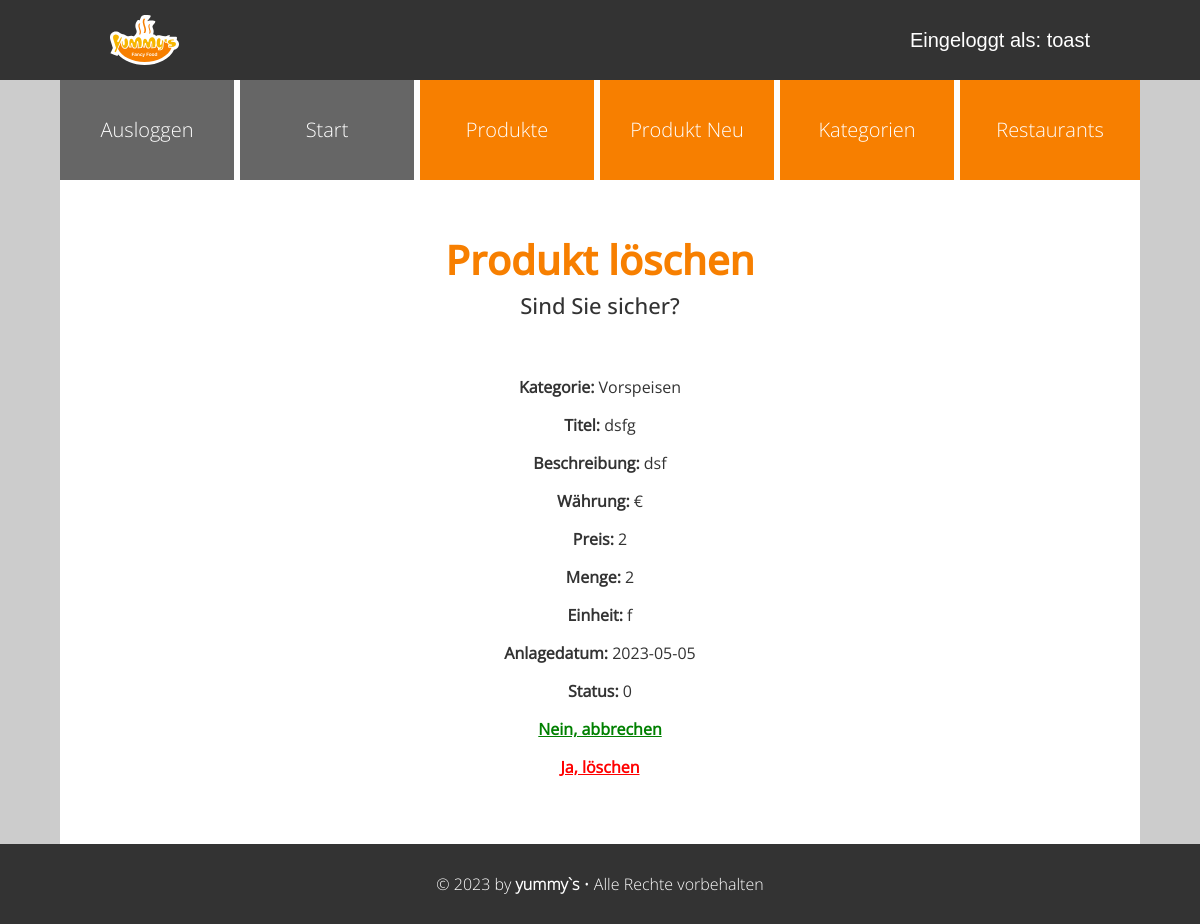
The app's page /admin/produkt_loeschen.php?id=7 (signed in), older data.
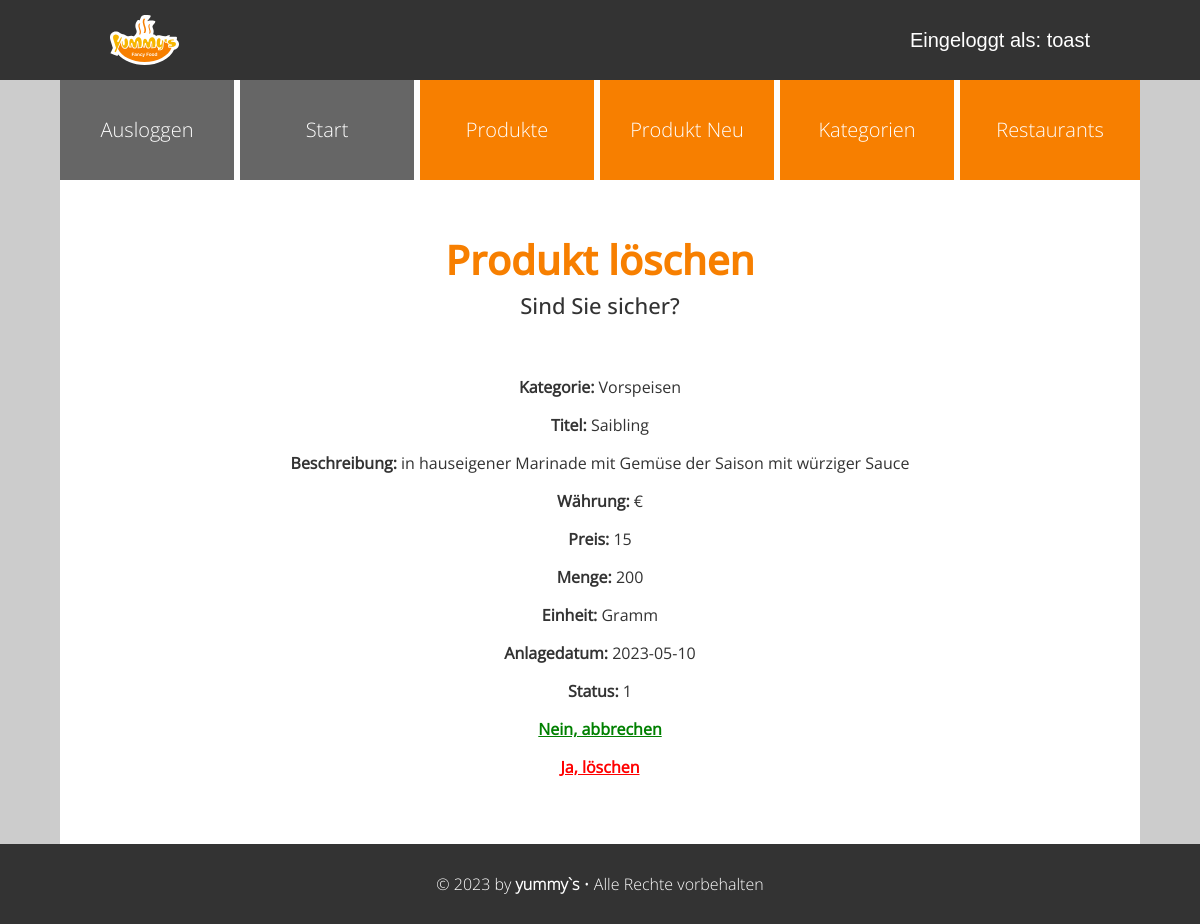
The same page, newer data.
### tables this page shows
CREATE TABLE `produkte` (
  `id` int(10) UNSIGNED NOT NULL,
  `titel` varchar(200) NOT NULL,
  `beschreibung` text NOT NULL,
  `waehrung` varchar(10) NOT NULL,
  `preis` float UNSIGNED NOT NULL,
  `menge` float UNSIGNED NOT NULL,
  `einheit` varchar(50) NOT NULL,
  `anlagedatum` date NOT NULL,
  `aenderungsdatum` date DEFAULT NULL,
  `aktiv` tinyint(1) DEFAULT 0,
  `kategorie_id` int(10) UNSIGNED NOT NULL,
  `restaurant_id` int(10) UNSIGNED DEFAULT NULL,
  `benutzer_id` int(10) UNSIGNED DEFAULT NULL
);

CREATE TABLE `kategorien` (
  `id` int(10) UNSIGNED NOT NULL,
  `bezeichnung` varchar(200) NOT NULL
);

### admin/setup.php (called while the page is built, shortened)
<?php
spl_autoload_register(
    function (string $klasse) {
        $prefix = "WIFI\\JUMMY\\";
        $basis = __DIR__ . "/Klassen/";
        $laenge = strlen($prefix);
        $relativ = substr($klasse, $laenge);
        $datei = $basis . str_replace("\\", "/", $relativ) . ".php";
    }
);

### admin/Klassen/Mysql.php (called while the page is built, shortened)
<?php
class Mysql
{
    private static ?Mysql $instanz = null;
    public static function getInstanz(): Mysql
    {
        if (!self::$instanz) {
            self::$instanz = new Mysql();
        }
        return self::$instanz;
    }
    private \mysqli $db;
    private function verbinden(): void
    {
        $this->db = new \mysqli(MYSQL_HOST, MYSQL_USER, MYSQL_PASSWORT, MYSQL_DATENBANK);
        $this->db->set_charset("utf8");
    }
    public function escape(string $wert): string
    {
        return $this->db->real_escape_string($wert);
    }
    public function query(string $sqlBefehl): \mysqli_result|bool
    {
        $result = $this->db->query($sqlBefehl);
        return $result;
    }
}

### admin/Klassen/Speisen/DbRow/DbRowAbstract.php (called while the page is built, shortened)
<?php
abstract class DbRowAbstract
{
    protected string $tabelle;
    private array $daten = array();
    public function __construct(int|array $idOderDaten)
    {
        if (is_int($idOderDaten)) {
            $db = Mysql::getInstanz();
            $sqlId = $db->escape($idOderDaten);
            $result = $db->query("SELECT * FROM {$this->tabelle} WHERE id = '{$sqlId}'");
            $this->daten = $result->fetch_assoc();
        } else {
            $this->daten = $idOderDaten;
        }
    }
    public function __get(string $eigenschaft): mixed
    {
        return $this->daten[$eigenschaft];
    }
}

### admin/Klassen/Speisen/DbRow/Produkt.php (called while the page is built, shortened)
<?php
class Produkt extends DbRowAbstract
{
    public function kategorie(): Kategorie
    {
        return new Kategorie($this->kategorie_id);
    }
}

### admin/produkt_loeschen.php (the view, shortened to what this page needs)
<?php
include "setup.php";
include "kopf.php";
?>
<div id="admin-toptext">
    <h2 id="admin-headline">Produkt löschen</h2>
    <aside id="admin-subline">Sind Sie sicher?</aside>
</div>
<?php
$produkt = new Produkt($_GET["id"]);
if (!empty($_GET["delete"])) {
    $produkt->entfernen();
    echo "<p>Das Produkt wurde erfolgreich gelöscht!</p>";
} else {
    echo "<div class='list-delete'>";
    echo "<p><strong>Kategorie:</strong> " . $produkt->kategorie()->bezeichnung . "</p>";
    echo "<p><strong>Titel:</strong> " . $produkt->titel . "</p>";
    echo "<p><strong>Beschreibung:</strong> " . $produkt->beschreibung . "</p>";
    echo "<p><strong>Währung:</strong> " . $produkt->waehrung . "</p>";
    echo "<p><strong>Preis:</strong> " . $produkt->preis . "</p>";
    echo "<p><strong>Menge:</strong> " . $produkt->menge . "</p>";
    echo "<p><strong>Einheit:</strong> " . $produkt->einheit . "</p>";
    echo "<p><strong>Anlagedatum:</strong> " . $produkt->anlagedatum . "</p>";
    echo "<p><strong>Status:</strong> " . $produkt->aktiv . "</p>";
    echo "<p>
    <strong><a href='produkt_liste.php' style='color: green'> Nein, abbrechen</a></strong></p>";
    echo "<p>
    <strong><a href='produkt_loeschen.php?id=" . $produkt->id . "&amp;delete=1' style='color: red'>Ja, löschen</a></strong></p>";
    echo "</div>";
}
include "fuss.php";

Row changes from the older to the newer data that the page shows:
changed produkte "Vorspeisen": titel "dsfg" → "Saibling"; beschreibung "dsf" → "in hauseigener Marinade mit Gemüse der Saison mit würziger Sauce"; preis "2" → "15"; menge "2" → "200"; einheit "f" → "Gramm"; anlagedatum "2023-05-05" → "2023-05-10"; aktiv "0" → "1"
